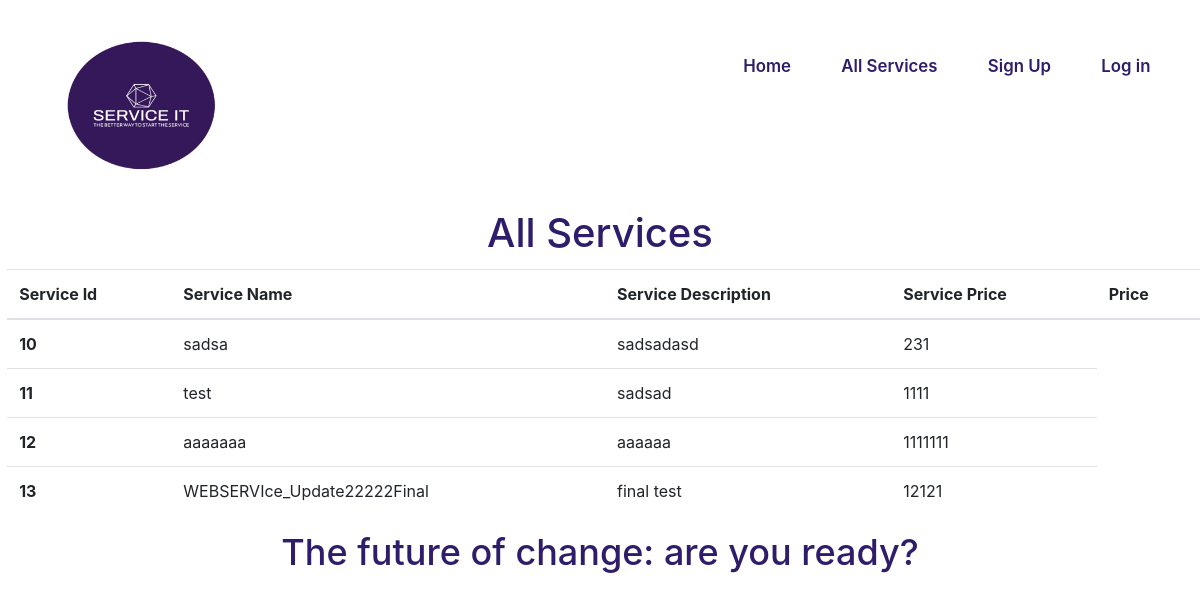
The app's page /ShowAllServices/showServices.php, older data.
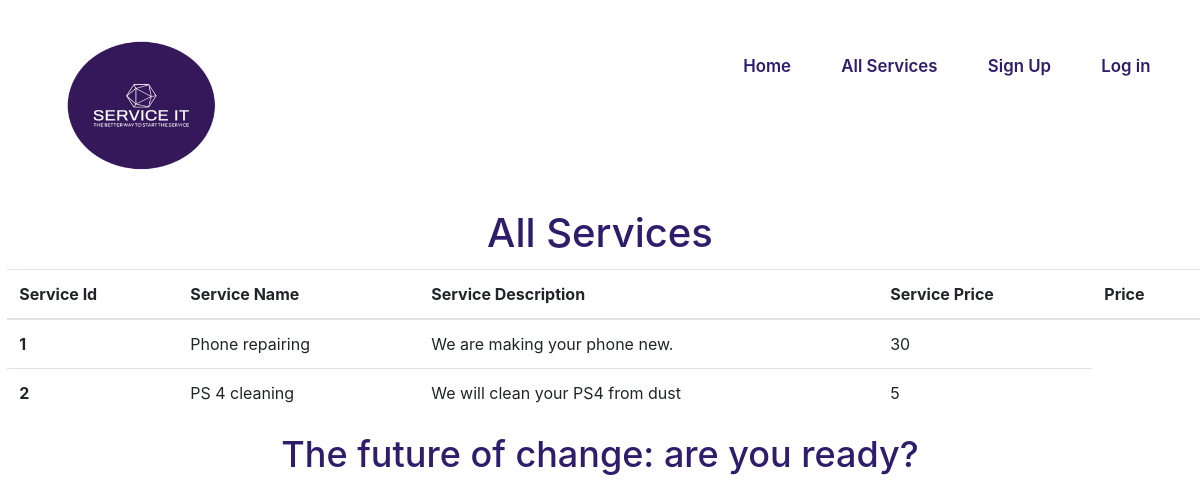
The same page, newer data.
### tables this page shows
CREATE TABLE `services` (
  `ID` int(11) NOT NULL,
  `SERVICE_NAME` text NOT NULL,
  `SERVICE_DESCRIPTION` text NOT NULL,
  `SERVICE_PRICE` double NOT NULL
);

### ShowAllServices/showServices.php (the view, shortened to what this page needs)
<?php
include_once '../includes/header.php';
?>
    <div class="login-title">
        <h1> All Services </h1>
    </div>
    <table class="table">
        <thead>
        <tr>
            <th scope="col">Service Id</th>
            <th scope="col">Service Name</th>
            <th scope="col">Service Description</th>
            <th scope="col">Service Price</th>
            <th scope="col">Price</th>
        </tr>
        </thead>
        <tbody>
        <?php
        $get_service_details = "Select * from services ";
        $stmt = $conn->prepare($get_service_details);
        $stmt->execute();
        $result = $stmt->get_result();
        while ($row = $result->fetch_assoc()) {
            $contract_id = $row['ID'];
            $service = $row['SERVICE_NAME'];
            $service_desc = $row['SERVICE_DESCRIPTION'];
            $service_price = $row['SERVICE_PRICE'];
            ?>
            <tr>
                <th scope="row"><?php echo $contract_id ?>
                <td><?php echo $service ?><br></td>
                <td><?php echo $service_desc ?> </td>
                <td><?php echo $service_price ?></td>
            </tr>
            <?php
        }
        ?>
        </tbody>
    </table>
<?php
require_once '../includes/footer.php';
?>

### includes/header.php (shortened to what this page needs)
<!DOCTYPE html>
<html lang="en">
<head>
    <link rel="stylesheet" href="../style.css">
    <link rel="stylesheet" href="https://maxcdn.bootstrapcdn.com/bootstrap/4.0.0/css/bootstrap.min.css">
</head>
<body>
<nav class="navbar">
    <div class="logo">
        <img src="../res/logo.png" alt="logo">
    </div>
    <ul class="nav-links">
        <div class="menu">
            <li><a href="../Index/index.php">Home</a></li>
            <li><a href="../ShowAllServices/showServices.php">All Services</a></li>
            <?php
            if (isset($_SESSION["sessionEmail"])) {
                echo "<li><a href='../login/logout-inc.php'>Log Out</a></li>";
                echo "<li><a href='../CustomerServices/services.php'>Services</a></li>";
                echo "<li><a href='../CustomerServices/myservices.php'>My Services</a></li>";
                echo "<li><a href='../Ticket/ticket.php'>My Tickets</a></li>";
            } else {
                echo "<li><a href='../register/Registration.php'>Sign Up</a></li>";
                echo "<li><a href='../login/login.php'>Log in</a></li>";
            }
            ?>
        </div>
    </ul>
</nav>

### includes/footer.php
<div class="footer">
    <h1>The future of change: are you ready?</h1>
</div>
</body>
</html>

### style.css (style rules this page uses)
* { margin: 0.3vw; padding: 0; -webkit-box-sizing: border-box; box-sizing: border-box; }
body { font-family: 'Segoe UI', Tahoma, Geneva, Verdana, sans-serif; background: #F4F5FF; }
a { text-decoration: none; }
li { list-style: none; }
.navbar { display: -webkit-box; display: -ms-flexbox; display: flex; -webkit-box-align: center; -ms-flex-align: center; align-items: center; -webkit-box-pack: justify; -ms-flex-pack: justify; justify-content: space-between; padding: 1VW; }
.nav-links a { color: #2F1C6A; }
.logo { display: -webkit-box; display: -ms-flexbox; display: flex; top: 0; left: 0; }
.logo > img { height: 14vw; width: auto; max-width: 20vw; }
.menu { display: -webkit-box; display: -ms-flexbox; display: flex; gap: 1vw; font-size: 1.4vw; font-weight: 600; margin-top: -5vw; }
.menu li { display: -webkit-box; display: -ms-flexbox; display: flex; padding: 1vw 1vw; }
.footer { display: -webkit-box; display: -ms-flexbox; display: flex; -webkit-box-pack: center; -ms-flex-pack: center; justify-content: center; justify-items: center; -webkit-box-orient: horizontal; -webkit-box-direction: normal; -ms-flex-direction: row; flex-direction: row; -webkit-box-align: center; -ms-flex-align: center; align-items: center; }
.footer > h1 { display: -webkit-box; display: -ms-flexbox; display: flex; font-size: 3vw; color: #2F1C6A; }
.login-title { display: -webkit-box; display: -ms-flexbox; display: flex; -webkit-box-orient: horizontal; -webkit-box-direction: normal; -ms-flex-direction: row; flex-direction: row; -webkit-box-pack: center; -ms-flex-pack: center; justify-content: center; text-align: center; color: #2F1C6A; font-weight: bold; text-align: center; font-size: 1.5rem; }
ul { list-style-type: none; }

Row changes from the older to the newer data that the page shows:
removed services: ID "10", SERVICE_NAME "sadsa", SERVICE_DESCRIPTION "sadsadasd", SERVICE_PRICE "231"
removed services: ID "11", SERVICE_NAME "test", SERVICE_DESCRIPTION "sadsad", SERVICE_PRICE "1111"
removed services: ID "12", SERVICE_NAME "aaaaaaa", SERVICE_DESCRIPTION "aaaaaa", SERVICE_PRICE "1111111"
removed services: ID "13", SERVICE_NAME "WEBSERVIce_Update22222Final", SERVICE_DESCRIPTION "final test", SERVICE_PRICE "12121"
added services: ID "1", SERVICE_NAME "Phone repairing", SERVICE_DESCRIPTION "We are making your phone new.", SERVICE_PRICE "30"
added services: ID "2", SERVICE_NAME "PS 4 cleaning", SERVICE_DESCRIPTION "We will clean your PS4 from dust", SERVICE_PRICE "5"
